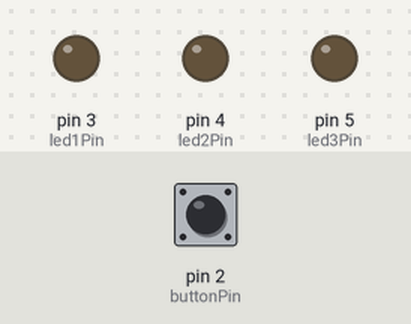
Simulated run of this sketch. Board: Arduino Uno, built with avr-gcc and run on an emulated ATmega328P. On the bench: output pins drawn as LEDs (lit = HIGH). Inputs (shaded band) come from the test bench; at power-on: pin 2 (buttonPin) LOW.

Above: at 1.2 s.
1.3 s: pin 2 (buttonPin) pulled HIGH for 0.15 s
At 3.0 s:
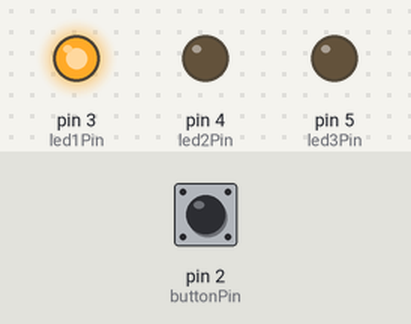
3.4 s: pin 2 (buttonPin) pulled HIGH for 1 s
At 5.6 s:
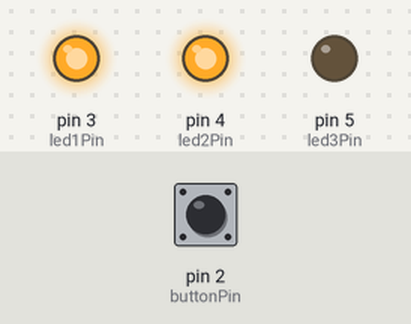
5.9 s: pin 2 (buttonPin) pulled HIGH for 0.15 s
At 7.7 s:
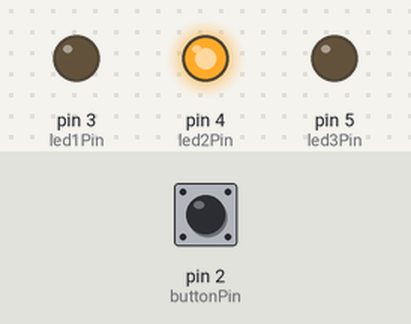
8.0 s: pin 2 (buttonPin) pulled HIGH for 3.2 s
At 11.9 s:
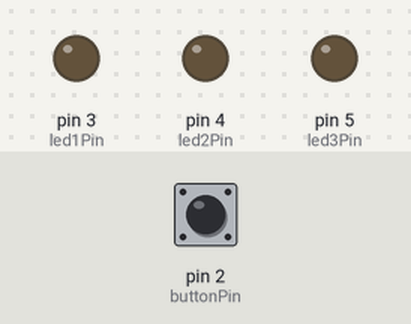
12.7 s: pin 2 (buttonPin) pulsed HIGH 2 times (0.12 s each, 0.3 s apart)
At 14.5 s:
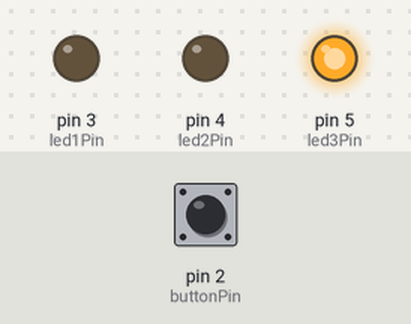
15.1 s: pin 2 (buttonPin) pulled HIGH for 0.15 s
At 17.2 s:
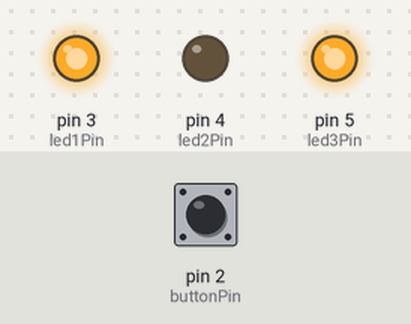
Timing chart, 0 to 18.2 s (numbered marks = the images above; inputs shaded):
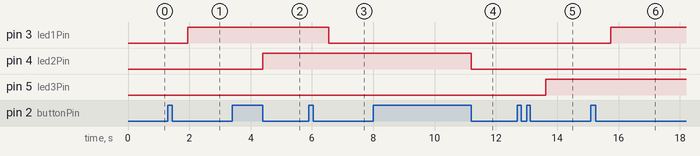

Measured:
- after the input at 1.3 s, pin 3 (led1Pin): LOW → HIGH after 0.65 s
- after the input at 3.4 s, pin 4 (led2Pin): LOW → HIGH after 1.0 s
- after the input at 5.9 s, pin 3 (led1Pin): HIGH → LOW after 0.65 s
- after the input at 8.0 s, pin 4 (led2Pin): HIGH → LOW after 3.2 s
- after the input at 12.7 s, pin 5 (led3Pin): LOW → HIGH after 0.92 s
- after the input at 15.1 s, pin 3 (led1Pin): LOW → HIGH after 0.65 s

The sketch:

button_gestures.ino
```cpp
// Define pins for the button and LEDs
const int buttonPin = 2;     // Button pin
const int led1Pin   = 3;     // First LED pin
const int led2Pin   = 4;     // Second LED pin
const int led3Pin   = 5;     // Third LED pin

// State-tracking variables
int buttonState = 0;         // Current button state
int lastButtonState = 0;     // Previous button state

unsigned long lastPressTime = 0; // Timestamp of last press
unsigned long pressDuration = 0; // Duration of current press

unsigned long lastTapTime = 0;   // Timestamp of last short tap
int tapCount = 0;                // Number of short taps within window
bool waitForDoubleTap = false;   // Flag: waiting for a potential second tap
unsigned long doubleTapStartTime = 0; // Start time of double-tap window

void setup() {
  pinMode(buttonPin, INPUT);     // Button as input (external pull-up/down as wired)
  pinMode(led1Pin, OUTPUT);      // LEDs as outputs
  pinMode(led2Pin, OUTPUT);
  pinMode(led3Pin, OUTPUT);

  digitalWrite(led1Pin, LOW);    // All LEDs off initially
  digitalWrite(led2Pin, LOW);
  digitalWrite(led3Pin, LOW);
}

void loop() {
  // Read current button state
  buttonState = digitalRead(buttonPin);

  // Edge: button pressed (LOW->HIGH depending on wiring; here HIGH means "pressed")
  if (buttonState == HIGH && lastButtonState == LOW) {
    lastPressTime = millis();
    pressDuration = 0;
  }

  // While held: update press duration
  if (buttonState == HIGH && lastButtonState == HIGH) {
    pressDuration = millis() - lastPressTime;
  }

  // Edge: button released
  if (buttonState == LOW && lastButtonState == HIGH) {
    // Short tap (50–300 ms)
    if (pressDuration < 300 && pressDuration > 50) {
      if (millis() - lastTapTime < 500) {
        tapCount++;
      } else {
        tapCount = 1;
      }
      lastTapTime = millis();
      waitForDoubleTap = true;
      doubleTapStartTime = millis();
    }

    // Long press (>= 1000 ms)
    if (pressDuration >= 1000) {
      toggleLED(led2Pin);
      waitForDoubleTap = false; // Cancel double-tap wait
    }
  }

  // If waiting for a double tap and the window (500 ms) elapsed
  if (waitForDoubleTap && millis() - doubleTapStartTime >= 500) {
    if (tapCount == 1) {
      toggleLED(led1Pin);    // Single tap → toggle LED1
    } else if (tapCount == 2) {
      toggleLED(led3Pin);    // Double tap → toggle LED3
    }
    tapCount = 0;
    waitForDoubleTap = false;
  }

  // Save state for the next loop iteration
  lastButtonState = buttonState;
}

// Toggle helper: invert current LED state
void toggleLED(int ledPin) {
  int ledState = digitalRead(ledPin);
  digitalWrite(ledPin, !ledState);
}
```
